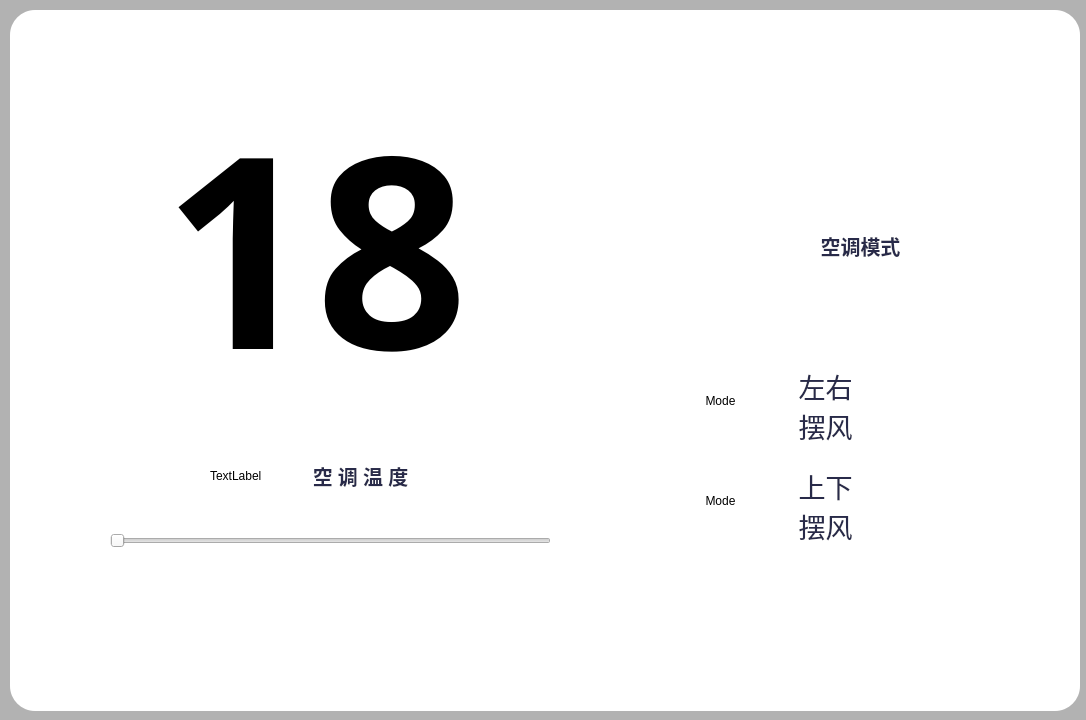
<?xml version="1.0" encoding="UTF-8"?>
<ui version="4.0">
 <class>AirSystem</class>
 <widget class="QDialog" name="AirSystem">
  <property name="geometry">
   <rect>
    <x>0</x>
    <y>0</y>
    <width>1086</width>
    <height>720</height>
   </rect>
  </property>
  <property name="windowTitle">
   <string>Dialog</string>
  </property>
  <property name="styleSheet">
   <string notr="true">QDialog#AirSystem{
background-color:rgb(178,178,178,255);
	border:none;
	border-radius:25px;
}</string>
  </property>
  <widget class="QFrame" name="bottom">
   <property name="geometry">
    <rect>
     <x>10</x>
     <y>10</y>
     <width>1070</width>
     <height>701</height>
    </rect>
   </property>
   <property name="font">
    <font>
     <family>Adobe 黑体 Std R</family>
    </font>
   </property>
   <property name="styleSheet">
    <string notr="true">QFrame#bottom
{
	background-color:#ffffff;
 
	border:none;
	border-radius:25px;
}</string>
   </property>
   <property name="frameShape">
    <enum>QFrame::StyledPanel</enum>
   </property>
   <property name="frameShadow">
    <enum>QFrame::Raised</enum>
   </property>
   <widget class="QPushButton" name="AirSwitch">
    <property name="geometry">
     <rect>
      <x>100</x>
      <y>570</y>
      <width>441</width>
      <height>91</height>
     </rect>
    </property>
    <property name="font">
     <font>
      <family>Adobe 黑体 Std R</family>
      <pointsize>15</pointsize>
     </font>
    </property>
    <property name="styleSheet">
     <string notr="true">QPushButton
{
	border-radius:15px;
	background:#FFFFFF;
}</string>
    </property>
    <property name="text">
     <string/>
    </property>
    <property name="icon">
     <iconset resource="D:/Raspberry/MasterControl/Code/NRMX/Animation/nettool/other/main.qrc">
      <normaloff>:/new/Air/Air/AirSwitch.png</normaloff>
      <normalon>:/new/Air/Air/AirSwitch-ON.png</normalon>:/new/Air/Air/AirSwitch.png</iconset>
    </property>
    <property name="iconSize">
     <size>
      <width>100</width>
      <height>50</height>
     </size>
    </property>
   </widget>
   <widget class="QSlider" name="TempQslider">
    <property name="geometry">
     <rect>
      <x>100</x>
      <y>520</y>
      <width>441</width>
      <height>22</height>
     </rect>
    </property>
    <property name="minimum">
     <number>16</number>
    </property>
    <property name="maximum">
     <number>31</number>
    </property>
    <property name="orientation">
     <enum>Qt::Horizontal</enum>
    </property>
   </widget>
   <widget class="QLabel" name="label_3">
    <property name="geometry">
     <rect>
      <x>280</x>
      <y>450</y>
      <width>141</width>
      <height>31</height>
     </rect>
    </property>
    <property name="font">
     <font>
      <family>Adobe 黑体 Std R</family>
      <pointsize>15</pointsize>
      <weight>75</weight>
      <bold>true</bold>
     </font>
    </property>
    <property name="styleSheet">
     <string notr="true">color:#282A49</string>
    </property>
    <property name="text">
     <string>空 调 温 度</string>
    </property>
    <property name="alignment">
     <set>Qt::AlignCenter</set>
    </property>
   </widget>
   <widget class="QLabel" name="AirTemp">
    <property name="geometry">
     <rect>
      <x>40</x>
      <y>40</y>
      <width>531</width>
      <height>391</height>
     </rect>
    </property>
    <property name="font">
     <font>
      <family>Adobe 黑体 Std R</family>
      <pointsize>280</pointsize>
      <weight>75</weight>
      <bold>true</bold>
     </font>
    </property>
    <property name="styleSheet">
     <string notr="true">/*border:5px solid black;
border-radius:15px;
</string>
    </property>
    <property name="text">
     <string>18</string>
    </property>
    <property name="alignment">
     <set>Qt::AlignCenter</set>
    </property>
   </widget>
   <widget class="QLabel" name="label">
    <property name="geometry">
     <rect>
      <x>200</x>
      <y>430</y>
      <width>71</width>
      <height>71</height>
     </rect>
    </property>
    <property name="text">
     <string>TextLabel</string>
    </property>
   </widget>
   <widget class="QPushButton" name="BackMain">
    <property name="geometry">
     <rect>
      <x>20</x>
      <y>20</y>
      <width>50</width>
      <height>50</height>
     </rect>
    </property>
    <property name="styleSheet">
     <string notr="true">max-width:50px;
 max-height:50px;
 min-width:50px;
 min-height:50px;
border-radius:25px;
background-color: white;
 border-style: solid;</string>
    </property>
    <property name="text">
     <string/>
    </property>
    <property name="icon">
     <iconset resource="D:/Raspberry/MasterControl/Code/NRMX/Animation/nettool/other/main.qrc">
      <normaloff>:/new/Main/Air/Back.png</normaloff>:/new/Main/Air/Back.png</iconset>
    </property>
    <property name="iconSize">
     <size>
      <width>50</width>
      <height>50</height>
     </size>
    </property>
   </widget>
   <widget class="QFrame" name="FunctionPanel">
    <property name="geometry">
     <rect>
      <x>640</x>
      <y>-10</y>
      <width>421</width>
      <height>701</height>
     </rect>
    </property>
    <property name="styleSheet">
     <string notr="true">border:none;</string>
    </property>
    <property name="frameShape">
     <enum>QFrame::StyledPanel</enum>
    </property>
    <property name="frameShadow">
     <enum>QFrame::Raised</enum>
    </property>
    <widget class="SwitchButton" name="SwingUpDown" native="true">
     <property name="geometry">
      <rect>
       <x>230</x>
       <y>485</y>
       <width>121</width>
       <height>41</height>
      </rect>
     </property>
    </widget>
    <widget class="SwitchButton" name="SwingLeftRight" native="true">
     <property name="geometry">
      <rect>
       <x>230</x>
       <y>380</y>
       <width>121</width>
       <height>41</height>
      </rect>
     </property>
    </widget>
    <widget class="QLabel" name="label_5">
     <property name="geometry">
      <rect>
       <x>140</x>
       <y>470</y>
       <width>71</width>
       <height>71</height>
      </rect>
     </property>
     <property name="font">
      <font>
       <family>Adobe 黑体 Std R</family>
       <pointsize>20</pointsize>
       <weight>50</weight>
       <bold>false</bold>
      </font>
     </property>
     <property name="styleSheet">
      <string notr="true">color:#282A49</string>
     </property>
     <property name="text">
      <string>上下摆风</string>
     </property>
     <property name="alignment">
      <set>Qt::AlignCenter</set>
     </property>
     <property name="wordWrap">
      <bool>true</bool>
     </property>
    </widget>
    <widget class="QLabel" name="label_6">
     <property name="geometry">
      <rect>
       <x>140</x>
       <y>230</y>
       <width>141</width>
       <height>31</height>
      </rect>
     </property>
     <property name="font">
      <font>
       <family>Adobe 黑体 Std R</family>
       <pointsize>15</pointsize>
       <weight>75</weight>
       <bold>true</bold>
      </font>
     </property>
     <property name="styleSheet">
      <string notr="true">color:#282A49</string>
     </property>
     <property name="text">
      <string>空调模式</string>
     </property>
     <property name="alignment">
      <set>Qt::AlignCenter</set>
     </property>
    </widget>
    <widget class="QGroupBox" name="Group_Fan">
     <property name="geometry">
      <rect>
       <x>30</x>
       <y>570</y>
       <width>361</width>
       <height>101</height>
      </rect>
     </property>
     <property name="styleSheet">
      <string notr="true">border:none;
background-color:#ffffff;
border-radius:15px;</string>
     </property>
     <property name="title">
      <string/>
     </property>
     <widget class="QPushButton" name="Fan_Low">
      <property name="geometry">
       <rect>
        <x>40</x>
        <y>20</y>
        <width>60</width>
        <height>60</height>
       </rect>
      </property>
      <property name="font">
       <font>
        <family>Berlin Sans FB Demi</family>
        <pointsize>20</pointsize>
       </font>
      </property>
      <property name="styleSheet">
       <string notr="true">max-width:60px;
 max-height:60px;
 min-width:60px;
 min-height:60px;
border-radius:30px;
background-color: white;
 border-style: solid;</string>
      </property>
      <property name="text">
       <string/>
      </property>
      <property name="icon">
       <iconset resource="D:/Raspberry/MasterControl/Code/NRMX/Animation/nettool/other/main.qrc">
        <normaloff>:/new/Air/Air/Low_OFF.png</normaloff>
        <normalon>:/new/Air/Air/Low_ON.png</normalon>
        <disabledon>:/new/Air/Air/Low_OFF.png</disabledon>
        <activeon>:/new/Air/Air/Low_ON.png</activeon>:/new/Air/Air/Low_OFF.png</iconset>
      </property>
      <property name="iconSize">
       <size>
        <width>44</width>
        <height>44</height>
       </size>
      </property>
      <property name="checkable">
       <bool>true</bool>
      </property>
      <property name="autoExclusive">
       <bool>true</bool>
      </property>
     </widget>
     <widget class="QPushButton" name="Fan_Mid">
      <property name="geometry">
       <rect>
        <x>150</x>
        <y>20</y>
        <width>60</width>
        <height>60</height>
       </rect>
      </property>
      <property name="font">
       <font>
        <family>Berlin Sans FB Demi</family>
        <pointsize>20</pointsize>
       </font>
      </property>
      <property name="styleSheet">
       <string notr="true">max-width:60px;
 max-height:60px;
 min-width:60px;
 min-height:60px;
border-radius:30px;
background-color: white;
 border-style: solid;</string>
      </property>
      <property name="text">
       <string/>
      </property>
      <property name="icon">
       <iconset resource="D:/Raspberry/MasterControl/Code/NRMX/Animation/nettool/other/main.qrc">
        <normaloff>:/new/Air/Air/Mid_OFF.png</normaloff>
        <normalon>:/new/Air/Air/Mid_ON.png</normalon>
        <activeon>:/new/Air/Air/Mid_ON.png</activeon>:/new/Air/Air/Mid_OFF.png</iconset>
      </property>
      <property name="iconSize">
       <size>
        <width>44</width>
        <height>44</height>
       </size>
      </property>
      <property name="checkable">
       <bool>true</bool>
      </property>
      <property name="autoExclusive">
       <bool>true</bool>
      </property>
     </widget>
     <widget class="QPushButton" name="Fan_High">
      <property name="geometry">
       <rect>
        <x>250</x>
        <y>20</y>
        <width>60</width>
        <height>60</height>
       </rect>
      </property>
      <property name="font">
       <font>
        <family>Berlin Sans FB Demi</family>
        <pointsize>20</pointsize>
       </font>
      </property>
      <property name="styleSheet">
       <string notr="true">max-width:60px;
 max-height:60px;
 min-width:60px;
 min-height:60px;
border-radius:30px;
background-color: white;
 border-style: solid;</string>
      </property>
      <property name="text">
       <string/>
      </property>
      <property name="icon">
       <iconset resource="D:/Raspberry/MasterControl/Code/NRMX/Animation/nettool/other/main.qrc">
        <normaloff>:/new/Air/Air/High_OFF.png</normaloff>
        <normalon>:/new/Air/Air/High_ON.png</normalon>:/new/Air/Air/High_OFF.png</iconset>
      </property>
      <property name="iconSize">
       <size>
        <width>44</width>
        <height>44</height>
       </size>
      </property>
      <property name="checkable">
       <bool>true</bool>
      </property>
      <property name="autoExclusive">
       <bool>true</bool>
      </property>
     </widget>
    </widget>
    <widget class="QLabel" name="label_4">
     <property name="geometry">
      <rect>
       <x>140</x>
       <y>370</y>
       <width>71</width>
       <height>71</height>
      </rect>
     </property>
     <property name="font">
      <font>
       <family>Adobe 黑体 Std R</family>
       <pointsize>20</pointsize>
       <weight>50</weight>
       <bold>false</bold>
      </font>
     </property>
     <property name="styleSheet">
      <string notr="true">color:#282A49</string>
     </property>
     <property name="text">
      <string>左右摆风</string>
     </property>
     <property name="alignment">
      <set>Qt::AlignCenter</set>
     </property>
     <property name="wordWrap">
      <bool>true</bool>
     </property>
    </widget>
    <widget class="QGroupBox" name="Group_Mode">
     <property name="geometry">
      <rect>
       <x>30</x>
       <y>270</y>
       <width>351</width>
       <height>81</height>
      </rect>
     </property>
     <property name="styleSheet">
      <string notr="true">border:none;</string>
     </property>
     <property name="title">
      <string/>
     </property>
     <widget class="QPushButton" name="Dry">
      <property name="geometry">
       <rect>
        <x>100</x>
        <y>10</y>
        <width>60</width>
        <height>60</height>
       </rect>
      </property>
      <property name="font">
       <font>
        <family>Berlin Sans FB Demi</family>
        <pointsize>20</pointsize>
       </font>
      </property>
      <property name="styleSheet">
       <string notr="true">max-width:60px;
 max-height:60px;
 min-width:60px;
 min-height:60px;
border-radius:30px;
background-color: white;
 border-style: solid;
</string>
      </property>
      <property name="text">
       <string/>
      </property>
      <property name="icon">
       <iconset resource="D:/Raspberry/MasterControl/Code/NRMX/Animation/nettool/other/main.qrc">
        <normaloff>:/new/Air/Air/Dry_OFF.png</normaloff>
        <normalon>:/new/Air/Air/Dry_ON.png</normalon>
        <disabledon>:/new/Air/Air/Dry_OFF.png</disabledon>
        <activeoff>:/new/Air/Air/Dry_OFF.png</activeoff>
        <activeon>:/new/Air/Air/Dry_ON.png</activeon>
        <selectedoff>:/new/Air/Air/Dry_OFF.png</selectedoff>
        <selectedon>:/new/Air/Air/Dry_ON.png</selectedon>:/new/Air/Air/Dry_OFF.png</iconset>
      </property>
      <property name="iconSize">
       <size>
        <width>44</width>
        <height>44</height>
       </size>
      </property>
      <property name="checkable">
       <bool>true</bool>
      </property>
      <property name="autoExclusive">
       <bool>true</bool>
      </property>
     </widget>
     <widget class="QPushButton" name="Cold">
      <property name="geometry">
       <rect>
        <x>190</x>
        <y>10</y>
        <width>60</width>
        <height>60</height>
       </rect>
      </property>
      <property name="font">
       <font>
        <family>Berlin Sans FB Demi</family>
        <pointsize>20</pointsize>
       </font>
      </property>
      <property name="styleSheet">
       <string notr="true">max-width:60px;
 max-height:60px;
 min-width:60px;
 min-height:60px;
border-radius:30px;
background-color: white;
 border-style: solid;
</string>
      </property>
      <property name="text">
       <string/>
      </property>
      <property name="icon">
       <iconset resource="D:/Raspberry/MasterControl/Code/NRMX/Animation/nettool/other/main.qrc">
        <normaloff>:/new/Air/Air/Cold_OFF.png</normaloff>
        <normalon>:/new/Air/Air/Cold_ON.png</normalon>
        <disabledon>:/new/Air/Air/Cold_OFF.png</disabledon>
        <activeoff>:/new/Air/Air/Cold_OFF.png</activeoff>
        <activeon>:/new/Air/Air/Cold_ON.png</activeon>
        <selectedoff>:/new/Air/Air/Cold_OFF.png</selectedoff>
        <selectedon>:/new/Air/Air/Cold_ON.png</selectedon>:/new/Air/Air/Cold_OFF.png</iconset>
      </property>
      <property name="iconSize">
       <size>
        <width>44</width>
        <height>44</height>
       </size>
      </property>
      <property name="checkable">
       <bool>true</bool>
      </property>
      <property name="autoExclusive">
       <bool>true</bool>
      </property>
     </widget>
     <widget class="QPushButton" name="Fan">
      <property name="geometry">
       <rect>
        <x>10</x>
        <y>10</y>
        <width>60</width>
        <height>60</height>
       </rect>
      </property>
      <property name="font">
       <font>
        <family>Berlin Sans FB Demi</family>
        <pointsize>20</pointsize>
       </font>
      </property>
      <property name="styleSheet">
       <string notr="true">max-width:60px;
 max-height:60px;
 min-width:60px;
 min-height:60px;
border-radius:30px;
background-color: white;
 border-style: solid;
</string>
      </property>
      <property name="text">
       <string/>
      </property>
      <property name="icon">
       <iconset resource="D:/Raspberry/MasterControl/Code/NRMX/Animation/nettool/other/main.qrc">
        <normaloff>:/new/Air/Air/Fan_OFF.png</normaloff>
        <normalon>:/new/Air/Air/Fan_ON.png</normalon>
        <disabledon>:/new/Air/Air/Fan_OFF.png</disabledon>:/new/Air/Air/Fan_OFF.png</iconset>
      </property>
      <property name="iconSize">
       <size>
        <width>44</width>
        <height>44</height>
       </size>
      </property>
      <property name="checkable">
       <bool>true</bool>
      </property>
      <property name="autoExclusive">
       <bool>true</bool>
      </property>
     </widget>
     <widget class="QPushButton" name="Heat">
      <property name="geometry">
       <rect>
        <x>280</x>
        <y>10</y>
        <width>60</width>
        <height>60</height>
       </rect>
      </property>
      <property name="font">
       <font>
        <family>Berlin Sans FB Demi</family>
        <pointsize>20</pointsize>
       </font>
      </property>
      <property name="styleSheet">
       <string notr="true">max-width:60px;
 max-height:60px;
 min-width:60px;
 min-height:60px;
border-radius:30px;
background-color: white;
 border-style: solid;
</string>
      </property>
      <property name="text">
       <string/>
      </property>
      <property name="icon">
       <iconset resource="D:/Raspberry/MasterControl/Code/NRMX/Animation/nettool/other/main.qrc">
        <normaloff>:/new/Air/Air/Heat_OFF.png</normaloff>
        <normalon>:/new/Air/Air/Heat_ON.png</normalon>
        <disabledon>:/new/Air/Air/Heat_OFF.png</disabledon>
        <selectedoff>:/new/Air/Air/Heat_OFF.png</selectedoff>
        <selectedon>:/new/Air/Air/Heat_ON.png</selectedon>:/new/Air/Air/Heat_OFF.png</iconset>
      </property>
      <property name="iconSize">
       <size>
        <width>44</width>
        <height>44</height>
       </size>
      </property>
      <property name="checkable">
       <bool>true</bool>
      </property>
      <property name="autoExclusive">
       <bool>true</bool>
      </property>
     </widget>
    </widget>
    <widget class="QLabel" name="AirMode">
     <property name="geometry">
      <rect>
       <x>120</x>
       <y>50</y>
       <width>181</width>
       <height>171</height>
      </rect>
     </property>
     <property name="styleSheet">
      <string notr="true">background-color:#ffffff;
border:none;
border-radius:25px;</string>
     </property>
     <property name="text">
      <string/>
     </property>
     <property name="pixmap">
      <pixmap>:/new/Air/Air/Mode.png</pixmap>
     </property>
     <property name="scaledContents">
      <bool>false</bool>
     </property>
     <property name="alignment">
      <set>Qt::AlignCenter</set>
     </property>
    </widget>
    <widget class="QLabel" name="SwingUD_P">
     <property name="geometry">
      <rect>
       <x>30</x>
       <y>460</y>
       <width>81</width>
       <height>81</height>
      </rect>
     </property>
     <property name="text">
      <string>Mode</string>
     </property>
     <property name="alignment">
      <set>Qt::AlignCenter</set>
     </property>
    </widget>
    <widget class="QLabel" name="SwingLR_P">
     <property name="geometry">
      <rect>
       <x>30</x>
       <y>360</y>
       <width>81</width>
       <height>81</height>
      </rect>
     </property>
     <property name="text">
      <string>Mode</string>
     </property>
     <property name="alignment">
      <set>Qt::AlignCenter</set>
     </property>
    </widget>
   </widget>
  </widget>
 </widget>
 <customwidgets>
  <customwidget>
   <class>SwitchButton</class>
   <extends>QWidget</extends>
   <header>switchbutton.h</header>
   <container>1</container>
  </customwidget>
 </customwidgets>
 <resources>
  <include location="D:/Raspberry/MasterControl/Code/NRMX/Animation/nettool/other/main.qrc"/>
 </resources>
 <connections/>
</ui>
